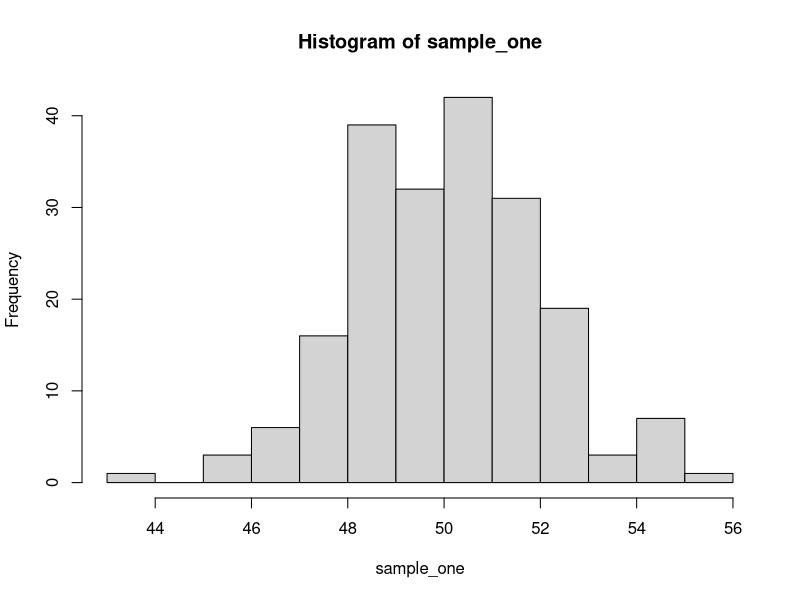
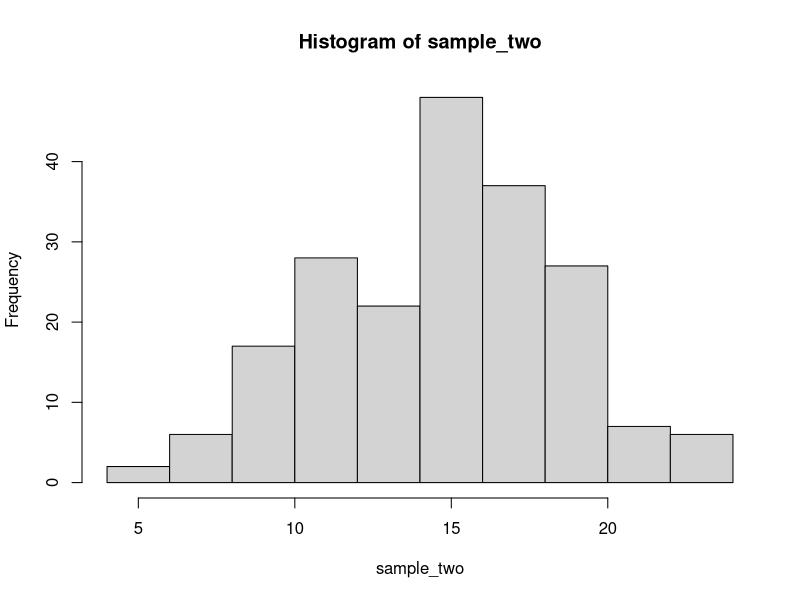

Reproduce these figures in R, in order.
## ---- chunk 1
#First, let's make a data set with a normal distribution to use as a comparison later on. Remember, we want a large data set in order to run this test effectively.
sample_one <- rnorm(200, mean = 50, sd = 2) #making an arbitrary data set with the rnorm function to ensure normalcy
head(sample_one) #first 6 rows of our new data set
hist(sample_one) #visualizing the normal distribution with a histogram
## ---- chunk 2
sample_two <- rpois(200, 15) #using rpois() to randomize a large data set, keeping our size the same for simplicity
head(sample_two)
hist(sample_two)
## ---- chunk 3
# create matrix with 5 columns and 2 rows
data <- matrix(c(16, 25, 17, 8, 11, 14, 5, 13, 22, 19), nrow = 2, ncol = 5, byrow = TRUE)
# specify the column names and row names of matrix
colnames(data) <- c('A.marmorata ','C.fimbriata ','C.picta ','C.flavomarginata ', 'C.amboinensis')
rownames(data) <-  c('Cucumber','Lettuce')
# assign to table
final = as.table(data)
# display
final
## ---- chunk 4
#appending our original table
final_new <- final 
#assigning a new row name and filling in the data using the list function
final_new <- rbind(final_new, 'Predictions' = list(18, 18, 18, 18, 18, 18)) 
#ready to print!
final_new
